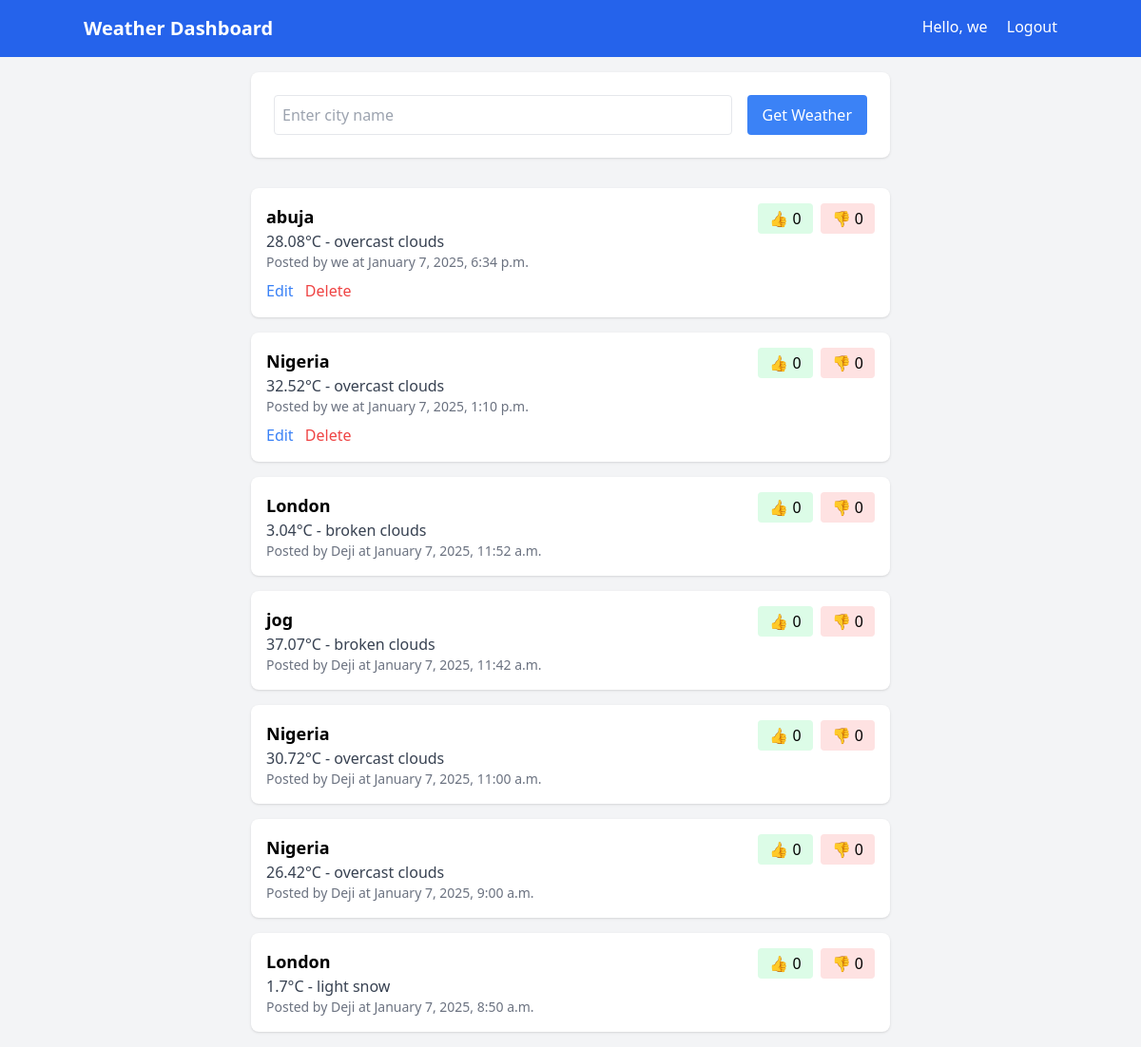
The app's page / (signed in), older data.
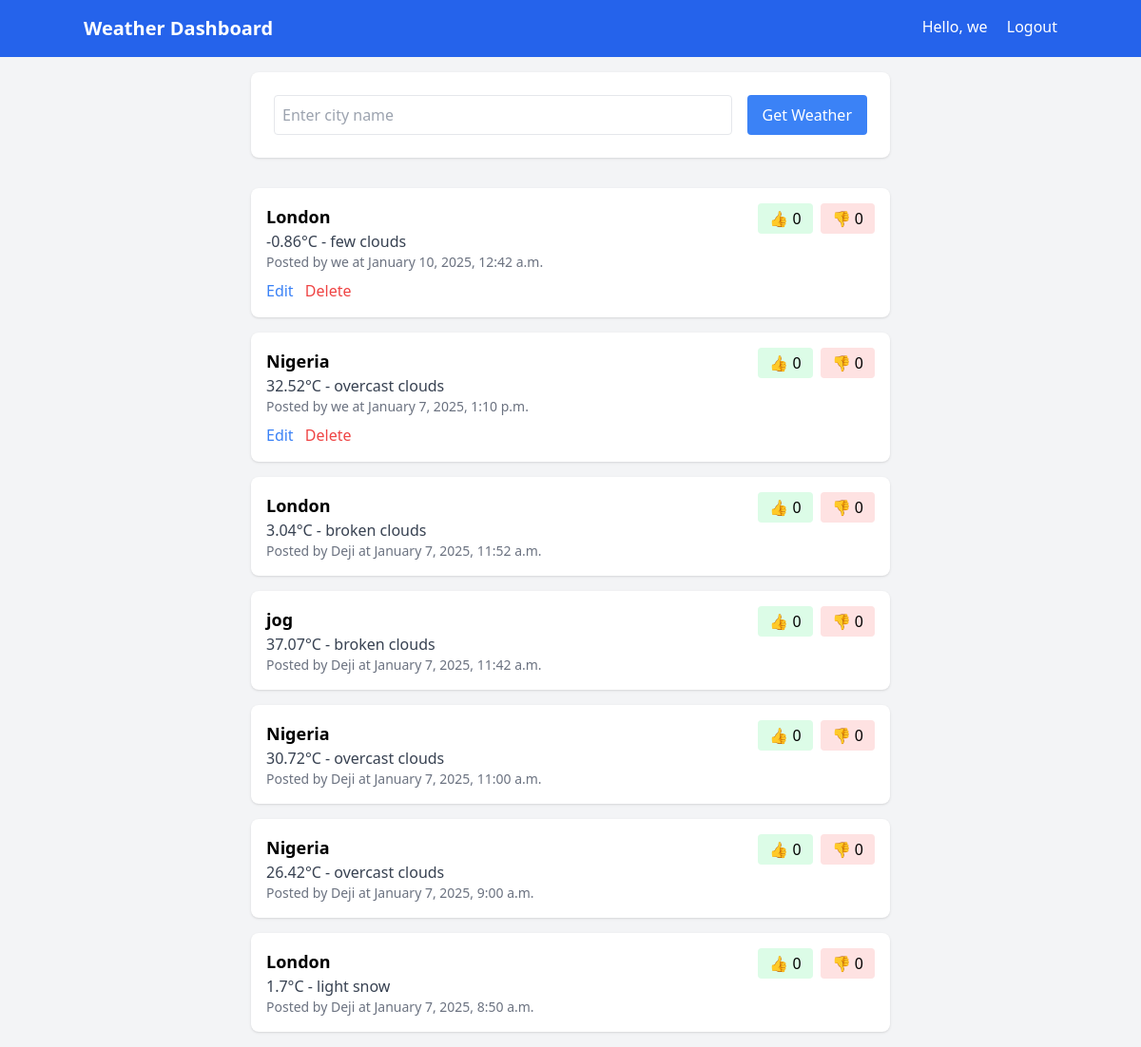
The same page, newer data.
### weather/models.py (models this page shows)
class WeatherPost(models.Model):
    user = models.ForeignKey(settings.AUTH_USER_MODEL, on_delete=models.CASCADE)
    location = models.CharField(max_length=200)
    temperature = models.FloatField()
    conditions = models.CharField(max_length=100)
    created_at = models.DateTimeField(auto_now_add=True)
    agrees = models.ManyToManyField(settings.AUTH_USER_MODEL, related_name='weather_agrees')
    disagrees = models.ManyToManyField(settings.AUTH_USER_MODEL, related_name='weather_disagrees')

### weather/views.py (the view, shortened to what this page needs)
# urls.py: path('', views.dashboard, name='dashboard'),
@login_required
def dashboard(request):
    weather_posts = WeatherPost.objects.all().order_by('-created_at')
    return render(request, 'weather/dashboard.html', {
        'posts': weather_posts
    })

### weather/templates/weather/dashboard.html (shortened to what this page needs)
{% extends "base.html" %}
{% block content %}
<div class="max-w-2xl mx-auto">
    <form method="POST" class="mb-8 bg-white p-6 rounded-lg shadow">
        <div class="flex gap-4">
            <input type="text" name="location" placeholder="Enter city name" required
                   class="flex-1 p-2 border rounded">
            <button type="submit" class="bg-blue-500 text-white px-4 py-2 rounded hover:bg-blue-600">
                Get Weather
            </button>
        </div>
    </form>
    <div class="space-y-4">
        {% for post in posts %}
        <div class="bg-white p-4 rounded-lg shadow">
            <div class="flex justify-between items-start">
                <div>
                    <h3 class="text-lg font-semibold">{{ post.location }}</h3>
                    <p class="text-gray-700">{{ post.temperature }}°C - {{ post.conditions }}</p>
                    <p class="text-sm text-gray-500">Posted by {{ post.user.username }} at {{ post.created_at|date:"F j, Y, g:i a" }}</p>
                </div>
                <div class="flex gap-2">
                    <form method="POST" action="{% url 'toggle_agreement' post.id 'agree' %}">
                        <button class="px-3 py-1 bg-green-100 hover:bg-green-200 rounded">
                            👍 {{ post.agrees.count }}
                        </button>
                    </form>
                    <form method="POST" action="{% url 'toggle_agreement' post.id 'disagree' %}">
                        <button class="px-3 py-1 bg-red-100 hover:bg-red-200 rounded">
                            👎 {{ post.disagrees.count }}
                        </button>
                    </form>
                </div>
            </div>
            {% if user == post.user %}
            <div class="mt-2 space-x-2">
                <a href="{% url 'edit_post' post.id %}"
                class="text-blue-500 hover:text-blue-700">Edit</a>
                <a href="{% url 'delete_post' post.id %}"
                class="text-red-500 hover:text-red-700">Delete</a>
            </div> {% endif %}
        </div>
        {% endfor %}
    </div>
</div>
{% endblock %}

### weather/templates/base.html (shortened to what this page needs)
<!DOCTYPE html>
<html>
<head>
    <script src="https://cdn.tailwindcss.com"></script>
</head>
<body class="bg-gray-100">
    <nav class="bg-blue-600 text-white p-4">
        <div class="container mx-auto flex justify-between">
            <a href="/" class="text-xl font-bold">Weather Dashboard</a>
            <div>
                {% if user.is_authenticated%}
                    <span>Hello, {{ user.username }}</span>
                    <a href="{% url 'logout' %}" class="ml-4">Logout</a>
                {% else %}
                    <a href="{% url 'login' %}">Login</a>
                    <a href="{% url 'register' %}" class="ml-4">Register</a>
                {% endif %}
            </div>
        </div>
    </nav>
    <div class="container mx-auto p-4">
        {% block content %}
        {% endblock %}
    </div>
</body>
</html>

Row changes from the older to the newer data that the page shows:
removed WeatherPost: location "abuja", temperature "28.08", conditions "overcast clouds", user.username "we", created_at "January 7, 2025, 6:34 p.m.", agrees.count "0", disagrees.count "0", shows "Edit"
added WeatherPost: location "London", temperature "-0.86", conditions "few clouds", user.username "we", created_at "January 10, 2025, 12:42 a.m.", agrees.count "0", disagrees.count "0", shows "Edit"
